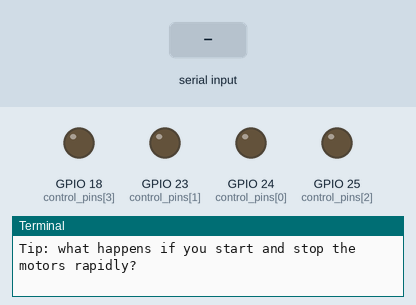
Recording of a program running on a simulated Raspberry Pi (BCM pin numbers). On the bench: output pins drawn as LEDs (lit = HIGH), the last lines printed to the terminal. The test bench sets the inputs (shaded band).

Above: at 1.2 s.
1.3 s: "a" typed at the terminal
At 2.4 s:
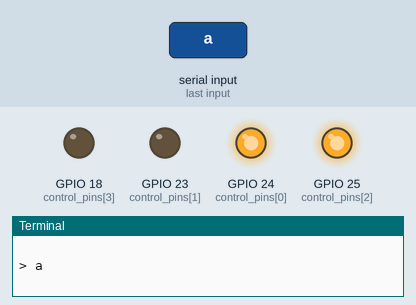
2.8 s: "j" typed at the terminal
At 3.6 s:
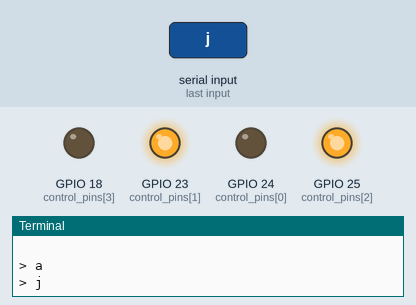
4.3 s: "k" typed at the terminal
At 4.7 s:
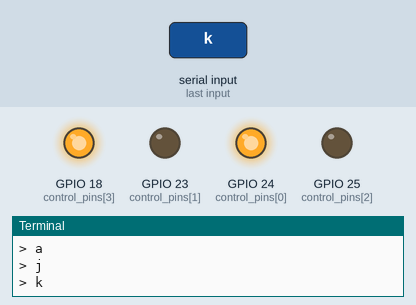
5.8 s: "m" typed at the terminal
At 7.0 s:
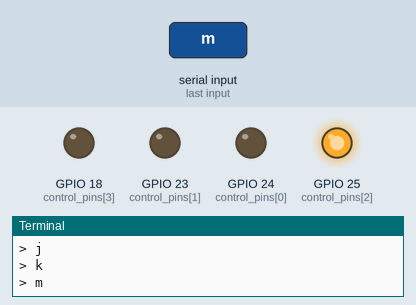
7.3 s: "n" typed at the terminal
At 8.2 s:
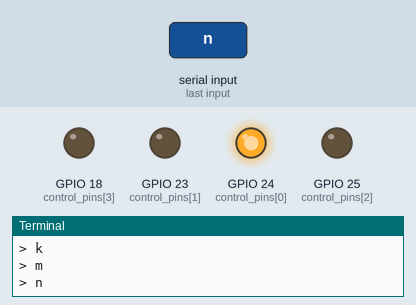
8.8 s: "z" typed at the terminal
At 9.4 s:
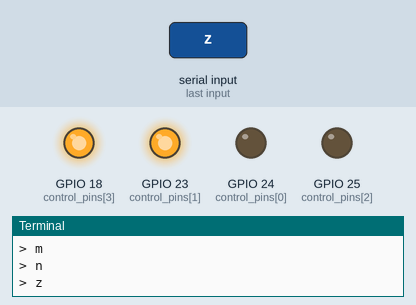
Timing chart, 0 to 11.3 s (numbered marks = the images above; inputs shaded):
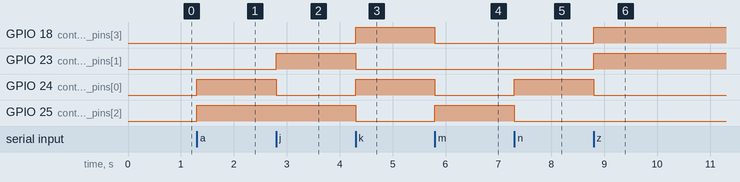

The program:

motors-dc.py
```python
"""motors-dc.py - Control a pair of DC motors using a Raspberry Pi.

This drives the dual L9110 H-bridge driver GPIO circuit with two DC motors. See l9110.md for details.
At the console, use the following keys to control the two motors.

Press 'Ctrl+c' or 'x' to exit.
Press 'a', 'z', 'n', 'm' for forward, backward, right-only, left-only.
Press ' ' to stop.
What do you think 'j' and 'k' will do?

As an exercise, can you adjust this script to control the motor speed too?
Tip: what happens if you start and stop the motors rapidly?
"""

import RPi.GPIO as GPIO
import sys
import termios
import tty

# As we know that this is a POSIX system, we can define a getch-like function that manipulates the tty.
def getch():
  """Return a single character from stdin.
  """
  fd = sys.stdin.fileno()
  old_settings = termios.tcgetattr(fd)
  try:
    tty.setraw(fd)
    ch = sys.stdin.read(1)
  finally:
    termios.tcsetattr(fd, termios.TCSADRAIN, old_settings)
  return ch

print (__doc__)

control_pins = [24, 23, 25, 18]

GPIO.setmode(GPIO.BCM)
for pin in control_pins:
  GPIO.setup(pin, GPIO.OUT)
  GPIO.output(pin, False)

actions = {'a':[1,0,1,0],
           'z':[0,1,0,1],
           'n':[1,0,0,0],
           'm':[0,0,1,0],
           'j':[0,1,1,0],
           'k':[1,0,0,1],
           ' ':[0,0,0,0],
          }

try:
  while True:
    character = getch()
    if character == 'x' or character == '0x03':
      GPIO.cleanup()
      exit()
    elif character in actions:
      print ('> ' + character)
      for pin in range(0, len(control_pins)):
        GPIO.output(control_pins[pin], actions[character][pin] != 0)
    else:
      for pin in control_pins:
        GPIO.output(pin, False)

except KeyboardInterrupt:
  GPIO.cleanup()

except Exception as e:
  print (str(e))
  GPIO.cleanup()
```

Measured:
- after the input at 1.3 s, GPIO 24 (control_pins[0]), GPIO 25 (control_pins[2]): LOW → HIGH at once
- after the input at 2.8 s, GPIO 23 (control_pins[1]): LOW → HIGH at once; GPIO 24 (control_pins[0]): HIGH → LOW at once
- after the input at 4.3 s, GPIO 18 (control_pins[3]), GPIO 24 (control_pins[0]): LOW → HIGH at once; GPIO 23 (control_pins[1]), GPIO 25 (control_pins[2]): HIGH → LOW at once
- after the input at 5.8 s, GPIO 18 (control_pins[3]), GPIO 24 (control_pins[0]): HIGH → LOW at once; GPIO 25 (control_pins[2]): LOW → HIGH at once
- after the input at 7.3 s, GPIO 24 (control_pins[0]): LOW → HIGH at once; GPIO 25 (control_pins[2]): HIGH → LOW at once
- after the input at 8.8 s, GPIO 18 (control_pins[3]), GPIO 23 (control_pins[1]): LOW → HIGH at once; GPIO 24 (control_pins[0]): HIGH → LOW at once
